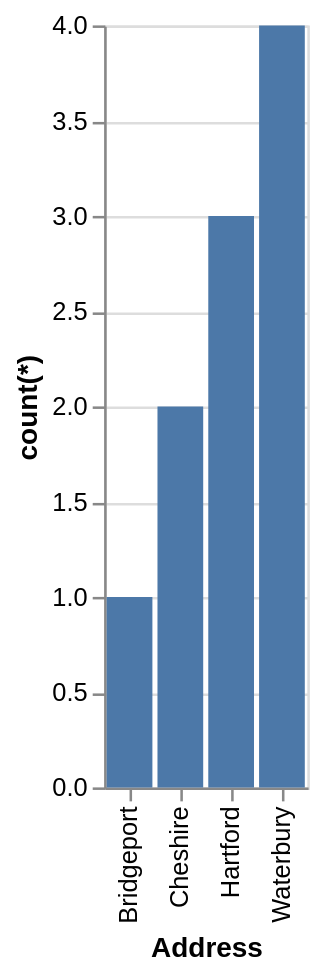

Write a Vega-Lite specification for this figure.
### Vega-Lite specification from a JSON file in a GitHub repository (floating-point values rounded to 4 significant figures)
{"data": {"values": [{"x_data": "Bridgeport", "y_data": 1}, {"x_data": "Cheshire", "y_data": 2}, {"x_data": "Hartford", "y_data": 3}, {"x_data": "Waterbury", "y_data": 4}]}, "mark": "bar", "encoding": {"x": {"field": "x_data", "type": "nominal", "title": "Address", "sort": {"op": "sum", "field": "y_data", "order": "ascending"}}, "y": {"field": "y_data", "type": "quantitative", "title": "count(*)"}}}
